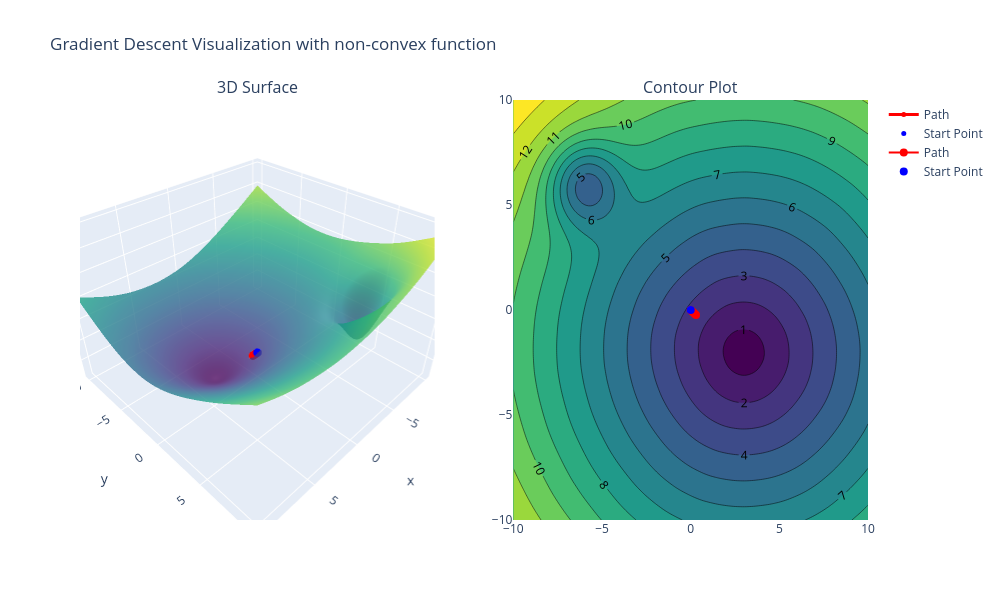

The code cell stored with this chart in its notebook:
### Markdown cell above
For these set of hyperparameters, the gradient descent algorithm converges to the minimum of the convex objective function. 

Now it's your turn to experiment with the hyperparameters of gradient descent. See what happens when you change the hyperparameters or when you use the nonconvex objective function instead of the convex function. Then answer the questions below.

### Code cell
# Fill in the hyperparameters to visualize gradient descent
# Consider adding a title to describe what is in each plot you produce
visualize_gradient_descent(
    title = "Gradient Descent Visualization with non-convex function",
    X = X,
    y = y,
    initial_theta = [0, 0],
    alpha = 0.1,
    num_updates = 5,
    batch_size = len(X),
    convex = False
)

### Figure 1 — Plotly figure (JSON) as saved in the notebook; plotly's stock layout.template omitted (floating-point values rounded to 4 significant figures; data arrays with more than 128 entries replaced by an {"elided": "..."} marker saying what was removed)
{"data": [{"colorscale": [[0, "#440154"], [0.1111, "#482878"], [0.2222, "#3e4989"], [0.3333, "#31688e"], [0.4444, "#26828e"], [0.5556, "#1f9e89"], [0.6667, "#35b779"], [0.7778, "#6ece58"], [0.8889, "#b5de2b"], [1, "#fde725"]], "opacity": 0.8, "scene": "scene", "showscale": false, "type": "surface", "x": {"elided": "100x100 float values"}, "y": {"elided": "100x100 float values"}, "z": {"elided": "100x100 float values"}}, {"line": {"color": "red", "width": 3}, "marker": {"color": "red", "size": 5}, "mode": "lines+markers", "name": "Path", "scene": "scene", "type": "scatter3d", "x": [0.0, 0.05992, 0.12, 0.18, 0.2402, 0.3005], "y": [0.0, -0.04845, -0.09644, -0.1444, -0.1918, -0.2392], "z": [2.826, 2.766, 2.707, 2.648, 2.59, 2.531]}, {"marker": {"color": "blue", "size": 5, "symbol": "circle"}, "mode": "markers", "name": "Start Point", "scene": "scene", "type": "scatter3d", "x": [0], "y": [0], "z": [2.826]}, {"colorscale": [[0, "#440154"], [0.1111, "#482878"], [0.2222, "#3e4989"], [0.3333, "#31688e"], [0.4444, "#26828e"], [0.5556, "#1f9e89"], [0.6667, "#35b779"], [0.7778, "#6ece58"], [0.8889, "#b5de2b"], [1, "#fde725"]], "contours": {"showlabels": true}, "line": {"smoothing": 0.85}, "showscale": false, "type": "contour", "x": [-10.0, -9.798, -9.596, -9.394, -9.192, -8.99, -8.788, -8.586, -8.384, -8.182, -7.98, -7.778, -7.576, -7.374, -7.172, -6.97, -6.768, -6.566, -6.364, -6.162, -5.96, -5.758, -5.556, -5.354, -5.152, -4.949, -4.747, -4.545, -4.343, -4.141, -3.939, -3.737, -3.535, -3.333, -3.131, -2.929, -2.727, -2.525, -2.323, -2.121, -1.919, -1.717, -1.515, -1.313, -1.111, -0.9091, -0.7071, -0.5051, -0.303, -0.101, 0.101, 0.303, 0.5051, 0.7071, 0.9091, 1.111, 1.313, 1.515, 1.717, 1.919, 2.121, 2.323, 2.525, 2.727, 2.929, 3.131, 3.333, 3.535, 3.737, 3.939, 4.141, 4.343, 4.545, 4.747, 4.949, 5.152, 5.354, 5.556, 5.758, 5.96, 6.162, 6.364, 6.566, 6.768, 6.97, 7.172, 7.374, 7.576, 7.778, 7.98, 8.182, 8.384, 8.586, 8.788, 8.99, 9.192, 9.394, 9.596, 9.798, 10.0], "xaxis": "x", "y": [-10.0, -9.798, -9.596, -9.394, -9.192, -8.99, -8.788, -8.586, -8.384, -8.182, -7.98, -7.778, -7.576, -7.374, -7.172, -6.97, -6.768, -6.566, -6.364, -6.162, -5.96, -5.758, -5.556, -5.354, -5.152, -4.949, -4.747, -4.545, -4.343, -4.141, -3.939, -3.737, -3.535, -3.333, -3.131, -2.929, -2.727, -2.525, -2.323, -2.121, -1.919, -1.717, -1.515, -1.313, -1.111, -0.9091, -0.7071, -0.5051, -0.303, -0.101, 0.101, 0.303, 0.5051, 0.7071, 0.9091, 1.111, 1.313, 1.515, 1.717, 1.919, 2.121, 2.323, 2.525, 2.727, 2.929, 3.131, 3.333, 3.535, 3.737, 3.939, 4.141, 4.343, 4.545, 4.747, 4.949, 5.152, 5.354, 5.556, 5.758, 5.96, 6.162, 6.364, 6.566, 6.768, 6.97, 7.172, 7.374, 7.576, 7.778, 7.98, 8.182, 8.384, 8.586, 8.788, 8.99, 9.192, 9.394, 9.596, 9.798, 10.0], "yaxis": "y", "z": {"elided": "100x100 float values"}}, {"line": {"color": "red", "width": 2}, "marker": {"color": "red", "size": 8}, "mode": "lines+markers", "name": "Path", "type": "scatter", "x": [0.0, 0.05992, 0.12, 0.18, 0.2402, 0.3005], "xaxis": "x", "y": [0.0, -0.04845, -0.09644, -0.1444, -0.1918, -0.2392], "yaxis": "y"}, {"marker": {"color": "blue", "size": 8, "symbol": "circle"}, "mode": "markers", "name": "Start Point", "type": "scatter", "x": [0], "xaxis": "x", "y": [0], "yaxis": "y"}], "layout": {"annotations": [{"font": {"size": 16}, "showarrow": false, "text": "3D Surface", "x": 0.225, "xanchor": "center", "xref": "paper", "y": 1, "yanchor": "bottom", "yref": "paper"}, {"font": {"size": 16}, "showarrow": false, "text": "Contour Plot", "x": 0.775, "xanchor": "center", "xref": "paper", "y": 1, "yanchor": "bottom", "yref": "paper"}], "height": 600, "scene": {"domain": {"x": [0, 0.45], "y": [0, 1]}}, "title": {"text": "Gradient Descent Visualization with non-convex function"}, "width": 1000, "xaxis": {"anchor": "y", "domain": [0.55, 1]}, "yaxis": {"anchor": "x", "domain": [0, 1]}}}
